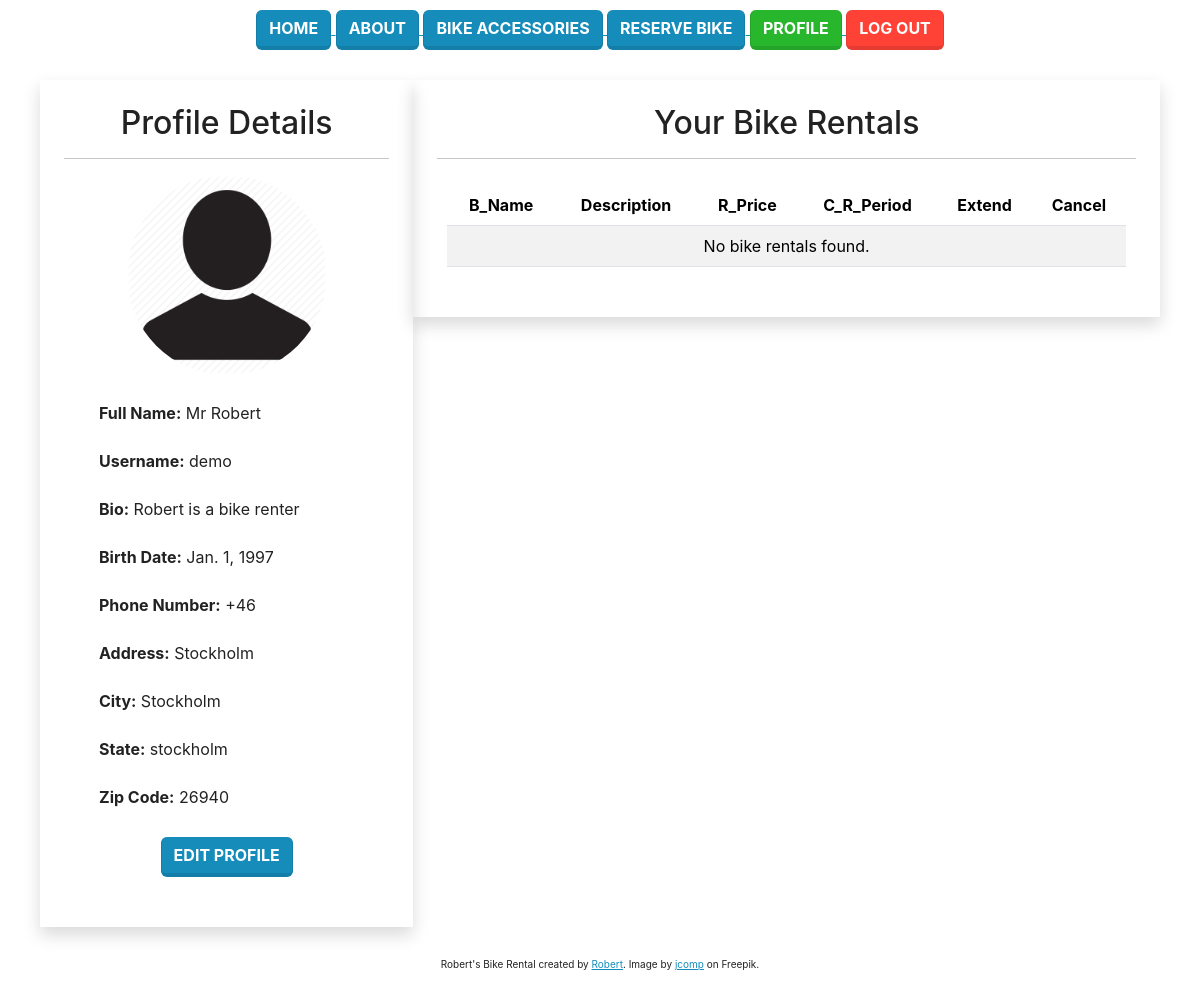
Page /bike/profile/ (signed in) on the committed database.
### bike/models.py (models this page shows, shortened)
class Profile(models.Model):
    user = models.OneToOneField(User, on_delete=models.CASCADE)
    full_name = models.CharField(max_length=240, blank=True)
    bio = models.TextField(blank=True)
    birth_date = models.DateField(null=True, blank=True)
    phone_number = models.CharField(max_length=20, blank=True, null=True)
    address = models.CharField(max_length=255, blank=True, null=True)
    city = models.CharField(max_length=100, blank=True, null=True)
    state = models.CharField(max_length=100, blank=True, null=True)
    zip_code = models.CharField(max_length=10, blank=True, null=True)
    profile_picture = models.ImageField(upload_to='profile_pics/', default=default_profile_picture, blank=True, null=True)

### bike/views.py (the view)
# urls.py: path('profile/', views.profile_view, name='profile'),
@login_required
def profile_view(request):
    user = request.user
    profile = Profile.objects.get(user=user)
    bike_rentals = Bike.objects.filter(rented_user_id=user.id)
    context = {
        'user': user,
        'profile': profile,
        'bike_rentals': bike_rentals
    }
    return render(request, 'profile.html', context)

### templates/profile.html (shortened to what this page needs)
{% load static %}
<!DOCTYPE html>
<html lang="en">
<head>
    <link rel="stylesheet" href="{% static 'css/custom.css' %}">
</head>
<body>
    {% include 'navbar.html' %}
    <div class="container">
        <div class="row">
            <div class="col-md-4 shadow p-4">
                <h2>Profile Details</h2>
                <hr>
                <img src="{{ user.profile.profile_picture.url }}" alt="Profile Picture" class="img-fluid rounded-circle mb-3" style="max-width: 200px; max-height: 200px;">
                <p class="mb-1 text-left"><strong>Full Name:</strong> {{ profile.full_name }}</p>
                <p class="mb-1 text-left"><strong>Username:</strong> {{ request.user }}</p>
                <p class="mb-1 text-left"><strong>Bio:</strong> {{ profile.bio }}</p>
                <p class="mb-1 text-left"><strong>Birth Date:</strong> {{ profile.birth_date }}</p>
                <p class="mb-1 text-left"><strong>Phone Number:</strong> {{ profile.phone_number }}</p>
                <p class="mb-1 text-left"><strong>Address:</strong> {{ profile.address }}</p>
                <p class="mb-1 text-left"><strong>City:</strong> {{ profile.city }}</p>
                <p class="mb-1 text-left"><strong>State:</strong> {{ profile.state }}</p>
                <p class="mb-2 text-left"><strong>Zip Code:</strong> {{ profile.zip_code }}</p>
                <p class=""><a href="{% url 'edit_profile' %}" class="btn btn-primary">Edit Profile</a></p>
            </div>
            <div class="col-md-8 shadow p-4">
                <h2>Your Bike Rentals</h2>
                <hr>
                <div class="table-responsive">
                    <table class="table table-striped">
                        <thead>
                            <tr>
                                <th scope="col">B_Name</th>
                                <th scope="col">Description</th>
                                <th scope="col">R_Price</th>
                                <th scope="col">C_R_Period</th>
                                <th scope="col">Extend</th>
                                <th scope="col">Cancel</th>
                            </tr>
                        </thead>
                        <tbody>
                            {% for rental in bike_rentals %}
                            <tr>
                                <td style="white-space: nowrap;">{{ rental.name }}</td>
                                <td style="white-space: nowrap;">{{ rental.description|truncatechars:15 }}</td>
                                <td>&euro; {{ rental.rental_price }}</td>
                                <td>{{ rental.rental_period }} days</td>
                                <td>
                                    {% if rental.rented_user_id == user.pk %}
                                    <form method="POST" action="{% url 'extend_rental' rental.id %}" class="d-inline">
                                        {% csrf_token %}
                                        <div class="input-group">
                                            <input type="number" id="new_rental_period_{{ rental.id }}" name="new_rental_period" min="1" class="form-control" placeholder="Extend Rental (days)" required>
                                                <button type="submit" class="btn btn-primary btn-sm">E_Rental</button>
                                        </div>
                                    </form>
                                    {% elif rental.rented_user_id %}
                                    <button type="button" class="btn btn-secondary btn-sm" disabled>Not Available</button>
                                    {% else %}
                                    <a href="{% url 'reserve-bike' rental.id user.pk %}" class="btn btn-primary btn-sm">Rent Bike</a>
                                    {% endif %}
                                </td>
                                <td>
                                    {% if rental.rented_user_id == user.pk %}
                                    <form method="POST" action="{% url 'cancel_rental' rental.id %}" class="d-inline">
                                        {% csrf_token %}
                                        <div class="input-group">
                                            <input type="hidden" name="rented_user_id" value="0">
                                            <button type="submit" class="btn btn-warning btn-sm">X_Rental</button>
                                        </div>
                                    </form>
                                    {% else %}
                                    {% endif %}
                                </td>
                            </tr>
                            {% empty %}
                            <tr>
                                <td colspan="6">No bike rentals found.</td>
                            </tr>
                            {% endfor %}
                        </tbody>
                    </table>
                </div>
            </div>
        </div>
    </div>
    <div class="footer">
        Robert's Bike Rental created by <a href="https://github.com/gomsur">Robert</a>. Image by <a href="https://www.freepik.com/free-photo/cyclist-sunny-day-bike-adventure-travel-photo_3972810.htm#query=bike&position=0&from_view=search&track=sph">jcomp</a> on Freepik.
    </div>
</body>
</html>

### templates/profile.html (style rules this page uses)
.text-left { text-align: left!important; width: 100%; margin-left: 25px; }

### rows in the picture
Profile: full_name "Mr Robert", bio "Robert is a bike renter", birth_date "Jan. 1, 1997", phone_number "+46", address "Stockholm", city "Stockholm", state "stockholm", zip_code "26940"

### other values in the picture
{{ request.user }} "demo"
